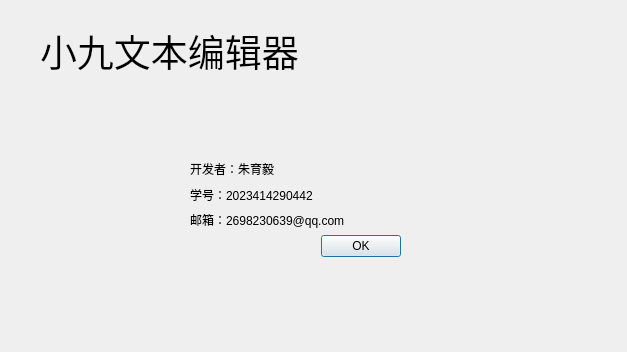
<?xml version="1.0" encoding="UTF-8"?>
<ui version="4.0">
 <class>AboutDialog</class>
 <widget class="QDialog" name="AboutDialog">
  <property name="geometry">
   <rect>
    <x>0</x>
    <y>0</y>
    <width>627</width>
    <height>352</height>
   </rect>
  </property>
  <property name="windowTitle">
   <string>Dialog</string>
  </property>
  <widget class="QDialogButtonBox" name="buttonBox">
   <property name="geometry">
    <rect>
     <x>60</x>
     <y>230</y>
     <width>341</width>
     <height>32</height>
    </rect>
   </property>
   <property name="orientation">
    <enum>Qt::Orientation::Horizontal</enum>
   </property>
   <property name="standardButtons">
    <set>QDialogButtonBox::StandardButton::Ok</set>
   </property>
  </widget>
  <widget class="QLabel" name="label">
   <property name="geometry">
    <rect>
     <x>40</x>
     <y>20</y>
     <width>311</width>
     <height>61</height>
    </rect>
   </property>
   <property name="font">
    <font>
     <pointsize>28</pointsize>
    </font>
   </property>
   <property name="text">
    <string>小九文本编辑器</string>
   </property>
  </widget>
  <widget class="QWidget" name="verticalLayoutWidget">
   <property name="geometry">
    <rect>
     <x>190</x>
     <y>159</y>
     <width>171</width>
     <height>71</height>
    </rect>
   </property>
   <layout class="QVBoxLayout" name="verticalLayout">
    <item>
     <widget class="QLabel" name="label_2">
      <property name="text">
       <string>开发者：朱育毅</string>
      </property>
     </widget>
    </item>
    <item>
     <widget class="QLabel" name="label_3">
      <property name="text">
       <string>学号：2023414290442</string>
      </property>
     </widget>
    </item>
    <item>
     <widget class="QLabel" name="label_4">
      <property name="text">
       <string>邮箱：2698230639@qq.com</string>
      </property>
     </widget>
    </item>
   </layout>
  </widget>
  <widget class="QLabel" name="label_5">
   <property name="geometry">
    <rect>
     <x>53</x>
     <y>126</y>
     <width>91</width>
     <height>91</height>
    </rect>
   </property>
   <property name="styleSheet">
    <string notr="true">border-image: url(:/image/Logo (2).png);</string>
   </property>
   <property name="text">
    <string/>
   </property>
  </widget>
 </widget>
 <resources/>
 <connections>
  <connection>
   <sender>buttonBox</sender>
   <signal>accepted()</signal>
   <receiver>AboutDialog</receiver>
   <slot>accept()</slot>
   <hints>
    <hint type="sourcelabel">
     <x>248</x>
     <y>254</y>
    </hint>
    <hint type="destinationlabel">
     <x>157</x>
     <y>274</y>
    </hint>
   </hints>
  </connection>
  <connection>
   <sender>buttonBox</sender>
   <signal>rejected()</signal>
   <receiver>AboutDialog</receiver>
   <slot>reject()</slot>
   <hints>
    <hint type="sourcelabel">
     <x>316</x>
     <y>260</y>
    </hint>
    <hint type="destinationlabel">
     <x>286</x>
     <y>274</y>
    </hint>
   </hints>
  </connection>
 </connections>
</ui>
